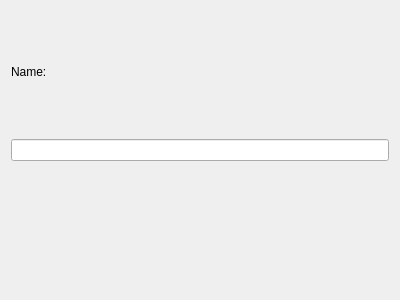
<?xml version="1.0" encoding="UTF-8"?>
<ui version="4.0">
 <class>Kontakte</class>
 <widget class="QWidget" name="Kontakte">
  <property name="geometry">
   <rect>
    <x>0</x>
    <y>0</y>
    <width>400</width>
    <height>300</height>
   </rect>
  </property>
  <property name="windowTitle">
   <string>Kontakte</string>
  </property>
  <layout class="QVBoxLayout" name="verticalLayout">
   <item>
    <widget class="QLabel" name="label">
     <property name="text">
      <string>Name:</string>
     </property>
    </widget>
   </item>
   <item>
    <widget class="QLineEdit" name="eingabe"/>
   </item>
   <item>
    <widget class="QLabel" name="ausgabe">
     <property name="text">
      <string/>
     </property>
    </widget>
   </item>
  </layout>
 </widget>
 <layoutdefault spacing="6" margin="11"/>
 <resources/>
 <connections/>
</ui>
